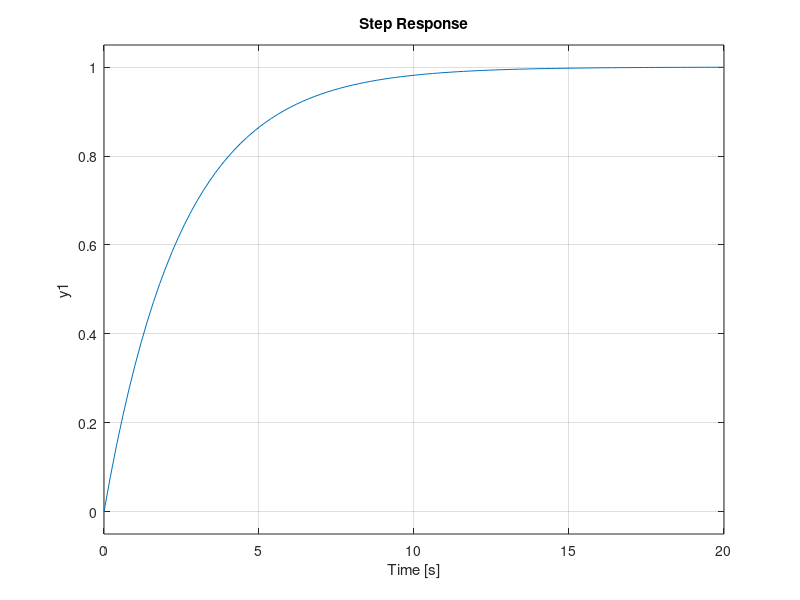
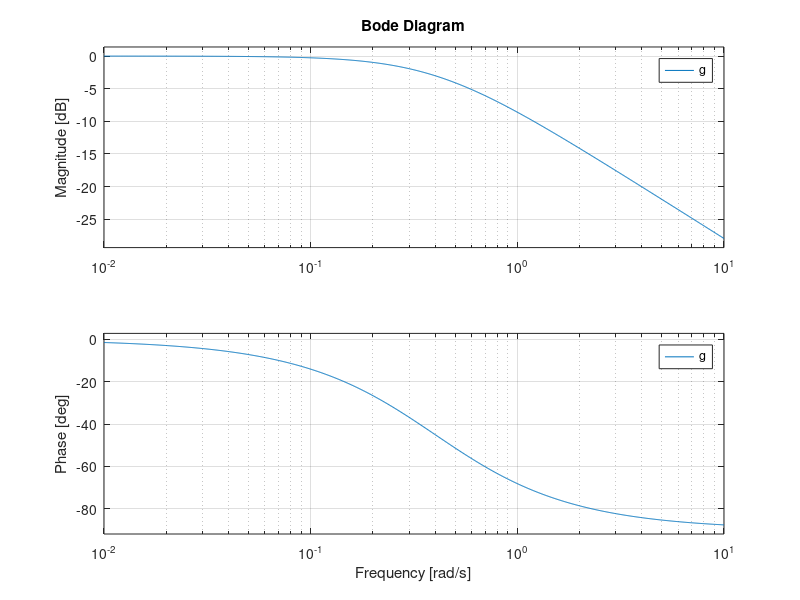
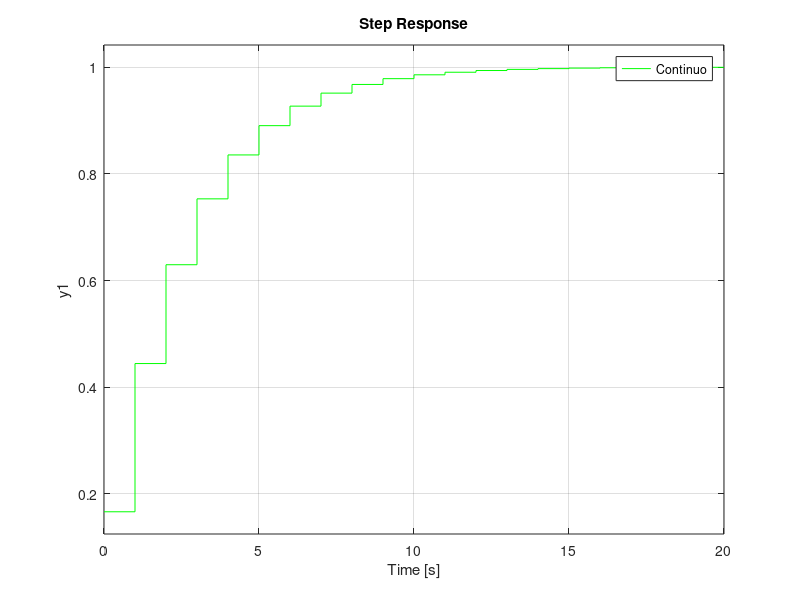
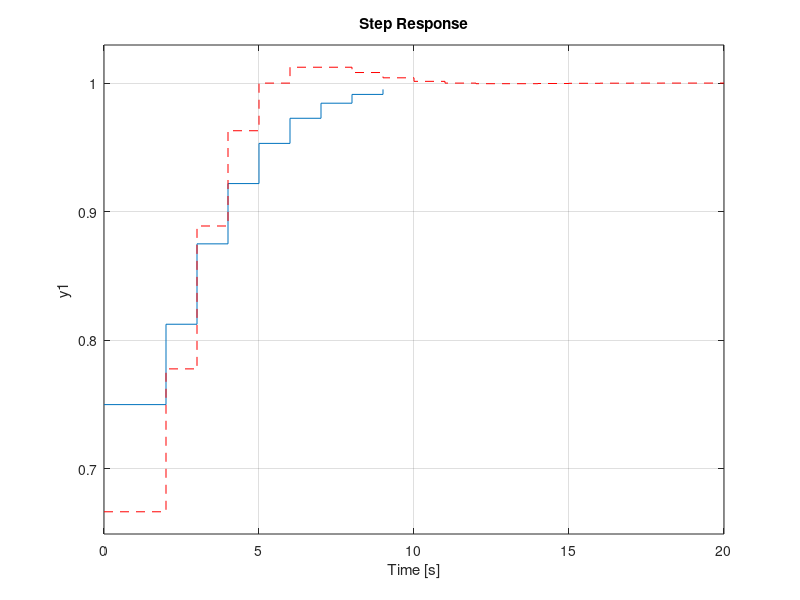

Reproduce these figures in MATLAB, in order.
clc
close all
clear

g=tf(1,[2.5 1]);
figure
step(g)
figure
bode(g)
grid on
w=0.402;
Ts=1;%0.1*pi/w;
gd=c2d(g,Ts); %zoh
gd1=tf(0.4,[1 -0.6],Ts);
gd2=tf([0.2857 0],[1 -0.7143],Ts);
gd3=c2d(g,Ts,'tustin');
figure
step(g,'k')
hold on
step(gd,'r')
step(gd1,'b')
step(gd2,'--k')
step(gd3,'g')
legend('Continuo','ZOH','Euler en adelanto','Euler en atraso','Tustin')


h=tf(1,1,1)+tf([1 0],[1 -1],1)+tf([1 -1],[1 0],1);
h2=tf(1,1,1)+tf(1,[1 -1],1)+tf([1 -1],[1 0],1);
h=feedback(h,1);
h2=feedback(h2,1);
figure
step(h)
hold on
step(h2,'--r')
%-----------r-g------
g=tf(10,[1 4 10]);
figure
bode(g)
grid on

w=3.48;
%w=2pi/T------wn=2pi/Ts>2*w (Nyquist)---Ts<pi/w;
Ts=pi/w;
gd1=c2d(g,Ts);
gd2=c2d(g,Ts,'tustin');

figure
step(g,'k')
hold on
step(gd1,'r')
step(gd2,'b')

